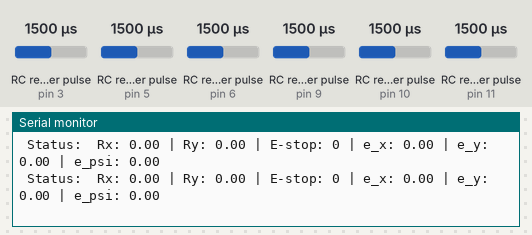
Bench run of a sketch on a simulated Arduino Uno, built with avr-gcc and run on an emulated ATmega328P. Shown: the last lines printed to the serial monitor. Wiring (inferred from the names in the program): 6 × RC receiver channel: data pin 3 / data pin 5 / data pin 6 / data pin 9 / data pin 10 / data pin 11. The inputs (shaded band) are chosen by the test bench; at power-on: RC receiver pulse (sensors on pin 3, pin 5, pin 10, pin 11, pin 6, pin 9) 1500 µs.

Above: at 1.2 s.
1.3 s: RC receiver pulse (sensor on pin 3) set to 1020 µs
At 2.0 s:
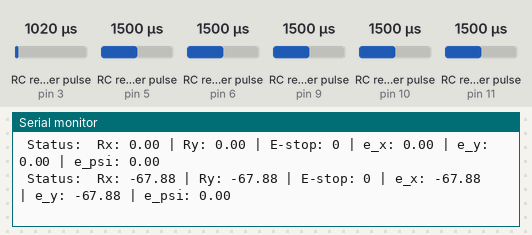
2.8 s: RC receiver pulse (sensor on pin 5) set to 1020 µs
At 3.6 s:
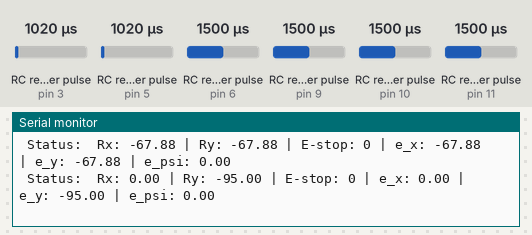
4.3 s: RC receiver pulse (sensor on pin 10) set to 1750 µs
At 4.3 s:
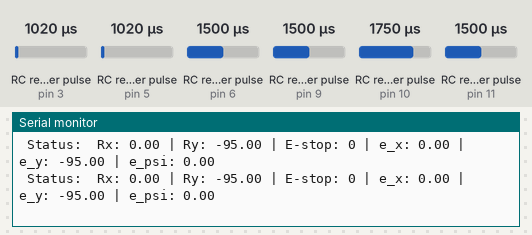
5.8 s: RC receiver pulse (sensor on pin 11) set to 1750 µs
At 6.2 s:
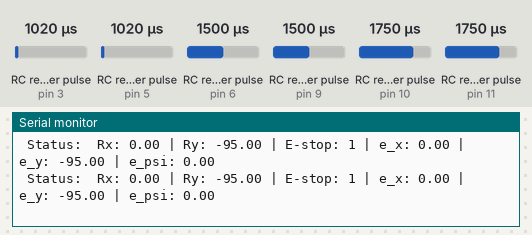
7.3 s: RC receiver pulse (sensor on pin 3) set to 1250 µs
At 7.7 s:
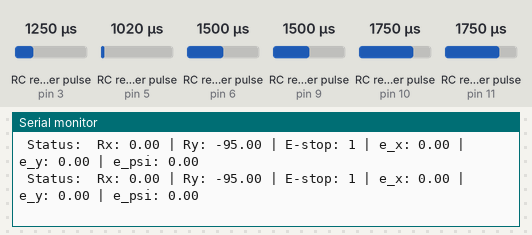
8.8 s: RC receiver pulse (sensor on pin 5) set to 1250 µs
At 9.3 s:
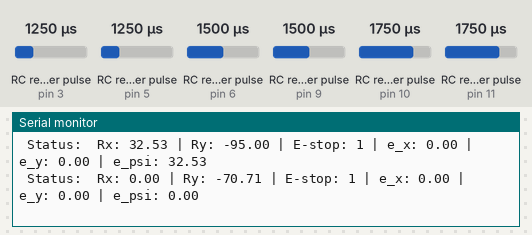
Timing chart, 0 to 11.3 s (numbered marks = the images above; inputs shaded):
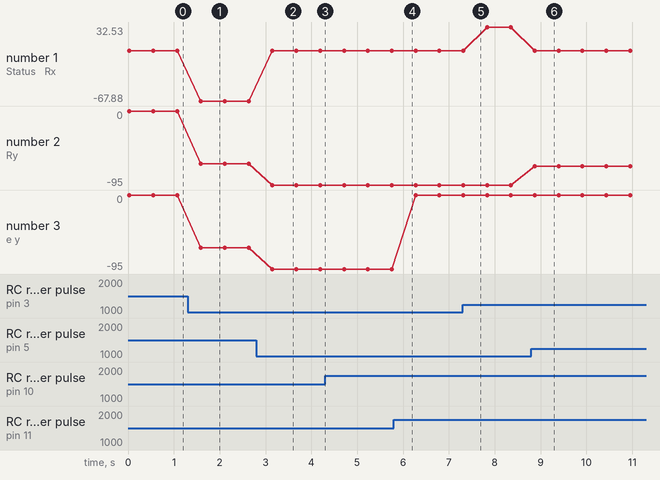

Measured:
- after the input at 1.3 s, the serial monitor: prints a new line after 0.29 s (image 1)
- after the input at 2.8 s, the serial monitor: prints a new line after 0.35 s (image 2)
- after the input at 8.8 s, the serial monitor: prints a new line after 0.07 s (image 6)
- plotted number 1: 0 → -67.88 after the input at 1.3 s, 0 → 32.53 after the input at 7.3 s
- plotted number 2: 0 → -67.88 after the input at 1.3 s, -67.88 → -95 after the input at 2.8 s, -95 → -70.71 after the input at 8.8 s
- plotted number 3: 0 → -67.88 after the input at 1.3 s, -67.88 → -95 after the input at 2.8 s

The sketch:

controller.ino
```cpp
/*
  CH1 and CH2 is used for motion control;
  CH5 is E-stop switch;
  CH6 is the linear and angular motion switch.
*/

#include <math.h>

// Define Input Connections
#define CH1 3
#define CH2 5
#define CH3 6
#define CH4 9
#define CH5 10
#define CH6 11

// Integers to represent values from sticks and pots
int ch1Value;
int ch2Value;
int ch3Value;
int ch4Value;


// Boolean to represent switch value
bool ch5Value;
bool ch6Value;

// Read the number of a specified channel and convert to the range provided.
// If the channel is off, return the default value
int readChannel(int channelInput, int minLimit, int maxLimit, int defaultValue){
  int ch = pulseIn(channelInput, HIGH, 30000);
  if (ch < 100) return defaultValue;
  return map(ch, 1000, 2000, minLimit, maxLimit);
}

// Read the switch channel and return a boolean value
bool readSwitch(byte channelInput, bool defaultValue){
  int intDefaultValue = (defaultValue)? 100: 0;
  int ch = readChannel(channelInput, 0, 100, intDefaultValue);
  return (ch > 50);
}

// when the input is reletively small, the value is set 0
// when the input is reletively high, a limit is set by 95
float filter(float x) {
    if (x > -8 && x < 8) {
        return 0;
    } else if (x <= -95) {
        return -95;
    } else if (x >= 95) {
        return 95;
    } else {
        return x;
    }
}


void setup(){
  // Set up serial monitor
  Serial.begin(115200);

  // Set all pins as inputs
  pinMode(CH1, INPUT);
  pinMode(CH2, INPUT);
  pinMode(CH3, INPUT);
  pinMode(CH4, INPUT);
  pinMode(CH5, INPUT);
  pinMode(CH6, INPUT);
}


void loop() {

  // Get values for each channel
  ch1Value = readChannel(CH1, -100, 100, 0);
  ch2Value = readChannel(CH2, -100, 100, 0);
  ch3Value = readChannel(CH3, -100, 100, 0);
  ch4Value = readChannel(CH4, -100, 100, 0);
  ch5Value = readSwitch(CH5, false); // SWA --> E-stop
  ch6Value = readSwitch(CH6, false); // VRB --> linear / angular

  // Print to Serial Monitor
  Serial.print(" Status: ");
//  Serial.print("Ch1: ");
//  Serial.print(ch1Value);
//  Serial.print(" | Ch2: ");
//  Serial.print(ch2Value);
//  Serial.print(" | Ch3: ");
//  Serial.print(ch3Value);
//  Serial.print(" | Ch4: ");
//  Serial.print(ch4Value);
//  Serial.print(" | Ch5: ");
//  Serial.print(ch5Value);
//  Serial.print(" | Ch6: ");
//  Serial.print(ch6Value);


  // 逻辑
  // filter the channel value

//  float ch1 = filter(ch1Value);
//  float ch2 = filter(ch2Value);
  float ch1 = ch1Value;
  float ch2 = ch2Value;

  float Rx = filter(sqrt(2)/2*ch1 - sqrt(2)/2*ch2);
  float Ry = filter(sqrt(2)/2*ch1 + sqrt(2)/2*ch2);
  Serial.print(" Rx: ");
  Serial.print(Rx);
  Serial.print(" | Ry: ");
  Serial.print(Ry);

  float e_x = 0;
  float e_y = 0;
  float e_psi = 0;

  if (ch6Value == 0) {
    e_x = Rx;
    e_y = Ry;
  }
  else if (ch6Value == 1){
    e_psi = Rx;
  }
  Serial.print(" | E-stop: ");
  Serial.print(ch5Value);
  Serial.print(" | e_x: ");
  Serial.print(e_x);
  Serial.print(" | e_y: ");
  Serial.print(e_y);
  Serial.print(" | e_psi: ");
  Serial.println(e_psi);


  delay(500);
}
```
